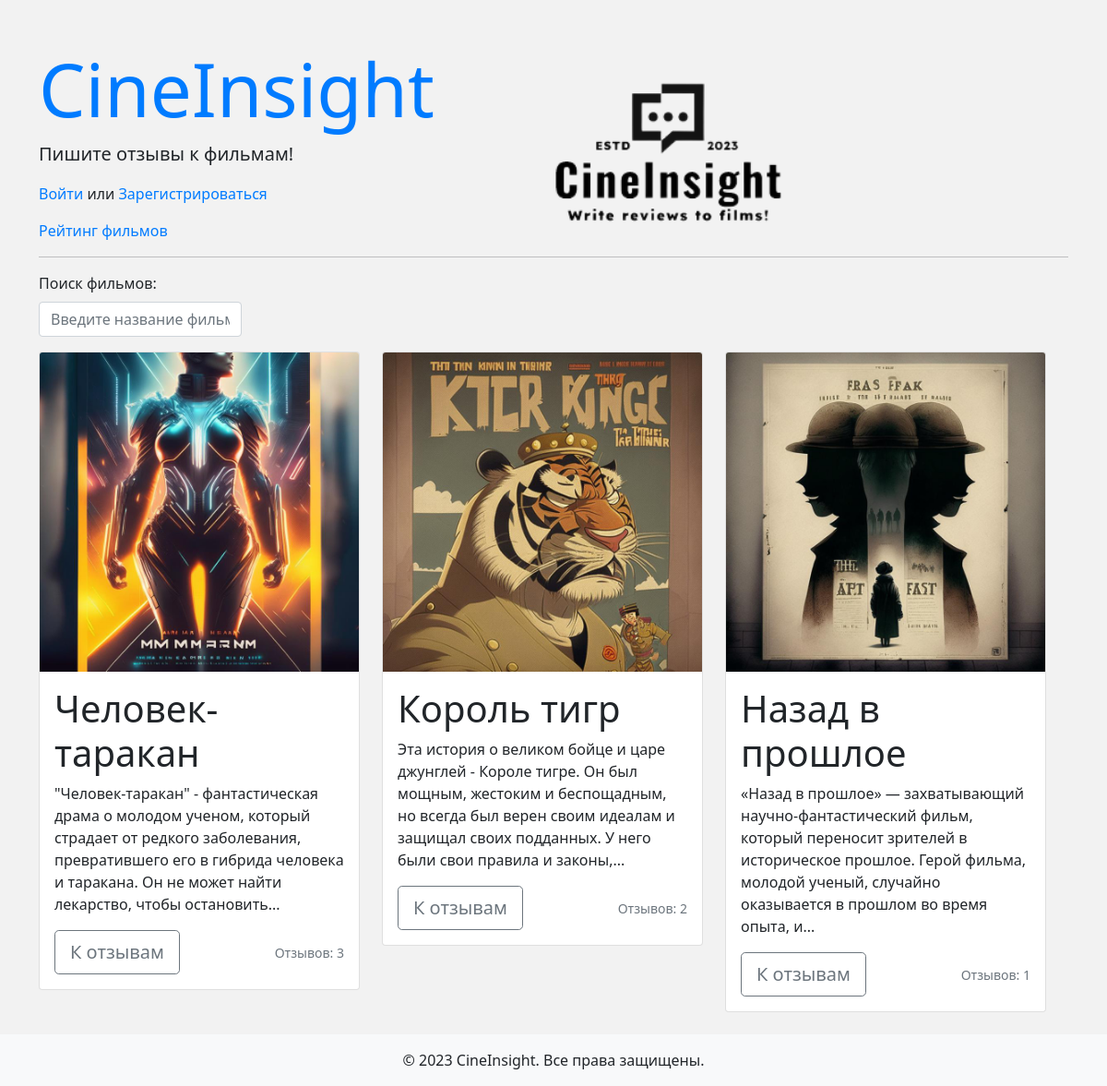
The page / on the database its author committed.
### models.py (models this page shows, shortened)
class Movie(db.Model):
    id = db.Column(db.Integer, primary_key=True)
    title = db.Column(db.String(255), nullable=False)
    description = db.Column(db.Text, nullable=False)
    image = db.Column(db.String(255), nullable=False)
    reviews = db.relationship('Review', back_populates='movie')
    genre = db.Column(db.String(50), nullable=False)

### views.py (the view)
@app.route('/')
def index():
    movies = Movie.query.order_by(Movie.id.desc()).all()
    return render_template('index.html',
                           movies=movies)

### templates/index.html (shortened to what this page needs)
{% extends 'base.html' %}
{% block content %}
  <div class="mb-3">
    <label for="searchBar" class="form-label">Поиск фильмов:</label>
    <input type="text" class="form-control smaller-search" id="searchBar" placeholder="Введите название фильма">
  </div>
  <div class="row">
    {% for movie in movies %}
      <div class="col-md-4">
        <div class="card mb-4">
          {% if movie.image %}
            <img src="{{ url_for('static', filename='images/' + movie.image) }}" class="card-img-top">
          {% endif %}
          <div class="card-body">
            <h1 class="card-title display-6">{{ movie.title }}</h1>
            <p class="card-text">{{ movie.description|truncate(200) }}</p>
            <div class="d-flex justify-content-between align-items-center">
              <div class="btn-group">
                <a href="{{ url_for('movie', id=movie.id) }}" class="btn btn-lg btn-outline-secondary">К отзывам</a>
              </div>
              <small class="text-muted">
                {% if movie.reviews %}
                  Отзывов: {{ movie.reviews|length }}
                {% else %}
                  Отзывов еще нет
                {% endif %}
              </small>
            </div>
          </div>
        </div>
      </div>
    {% else %}
      <p class="lead">Пока тут пусто, но скоро мы это исправим!</p>
    {% endfor %}
  </div>
{% endblock content %}

### templates/base.html (shortened to what this page needs)
<!DOCTYPE html>
<html lang="ru">
<head>
    <link href="https://cdn.jsdelivr.net/npm/bootstrap@5.0.2/dist/css/bootstrap.min.css" rel="stylesheet">
</head>
<body>
    <img src="{{ url_for('static', filename='images/logo.png') }}" alt="CineInsight Logo" class="logo">
    <div class="container">
        <h1 class="mt-5 display-1"><a href="{{ url_for('index') }}" class="text-decoration-none">CineInsight</a></h1>
        <p class="lead">Пишите отзывы к фильмам!</p>
        {% if current_user.is_authenticated %}
                <p>Здравствуй, {{ current_user.username }}! <a href="{{ url_for('logout') }}">Выйти</a></p>
            {% else %}
                <p><a href="{{ url_for('login') }}">Войти</a> или <a href="{{ url_for('register') }}">Зарегистрироваться</a></p>
            {% endif %}
        <a href="{{ url_for('top_movies') }}" class="button_primary">Рейтинг фильмов</a>
        <hr>
        <div class="row">
            {% block content %}{% endblock %}
        </div>
    </div>
    <footer id="footer" class="bg-light text-center py-3">
        &copy; 2023 CineInsight. Все права защищены.
    </footer>
</body>
</html>

### templates/base.html (style rules this page uses)
.button_primary { padding-right: 30px; }
body { position: relative; display: flex; flex-direction: column; min-height: 100vh; margin: 0; background-color: #f2f2f2; }
.container { flex: 1; }
#footer { flex-shrink: 0; }
a { text-decoration: none; color: #007bff; transition: color 0.3s ease-in-out; }
.logo { position: absolute; top: 40px; right: 350px; width: 250px; height: 250px; }

### templates/index.html (style rules this page uses)
.smaller-search { width: 70%; max-width: 220px; }

### rows shown on the page
Movie: image (picture), title "Человек-таракан", description "\"Человек-таракан\" - фантастическая драма о молодом ученом, который страдает от редкого заболевания, превратившего его в гибрида человека и таракана. Он не может найти лекарство, чтобы остановить...", reviews|length "3"
Movie: image (picture), title "Король тигр", description "Эта история о великом бойце и царе джунглей - Короле тигре. Он был мощным, жестоким и беспощадным, но всегда был верен своим идеалам и защищал своих подданных. У него были свои правила и законы,...", reviews|length "2"
Movie: image (picture), title "Назад в прошлое", description "«Назад в прошлое» — захватывающий научно-фантастический фильм, который переносит зрителей в историческое прошлое. Герой фильма, молодой ученый, случайно оказывается в прошлом во время опыта, и...", reviews|length "1"
